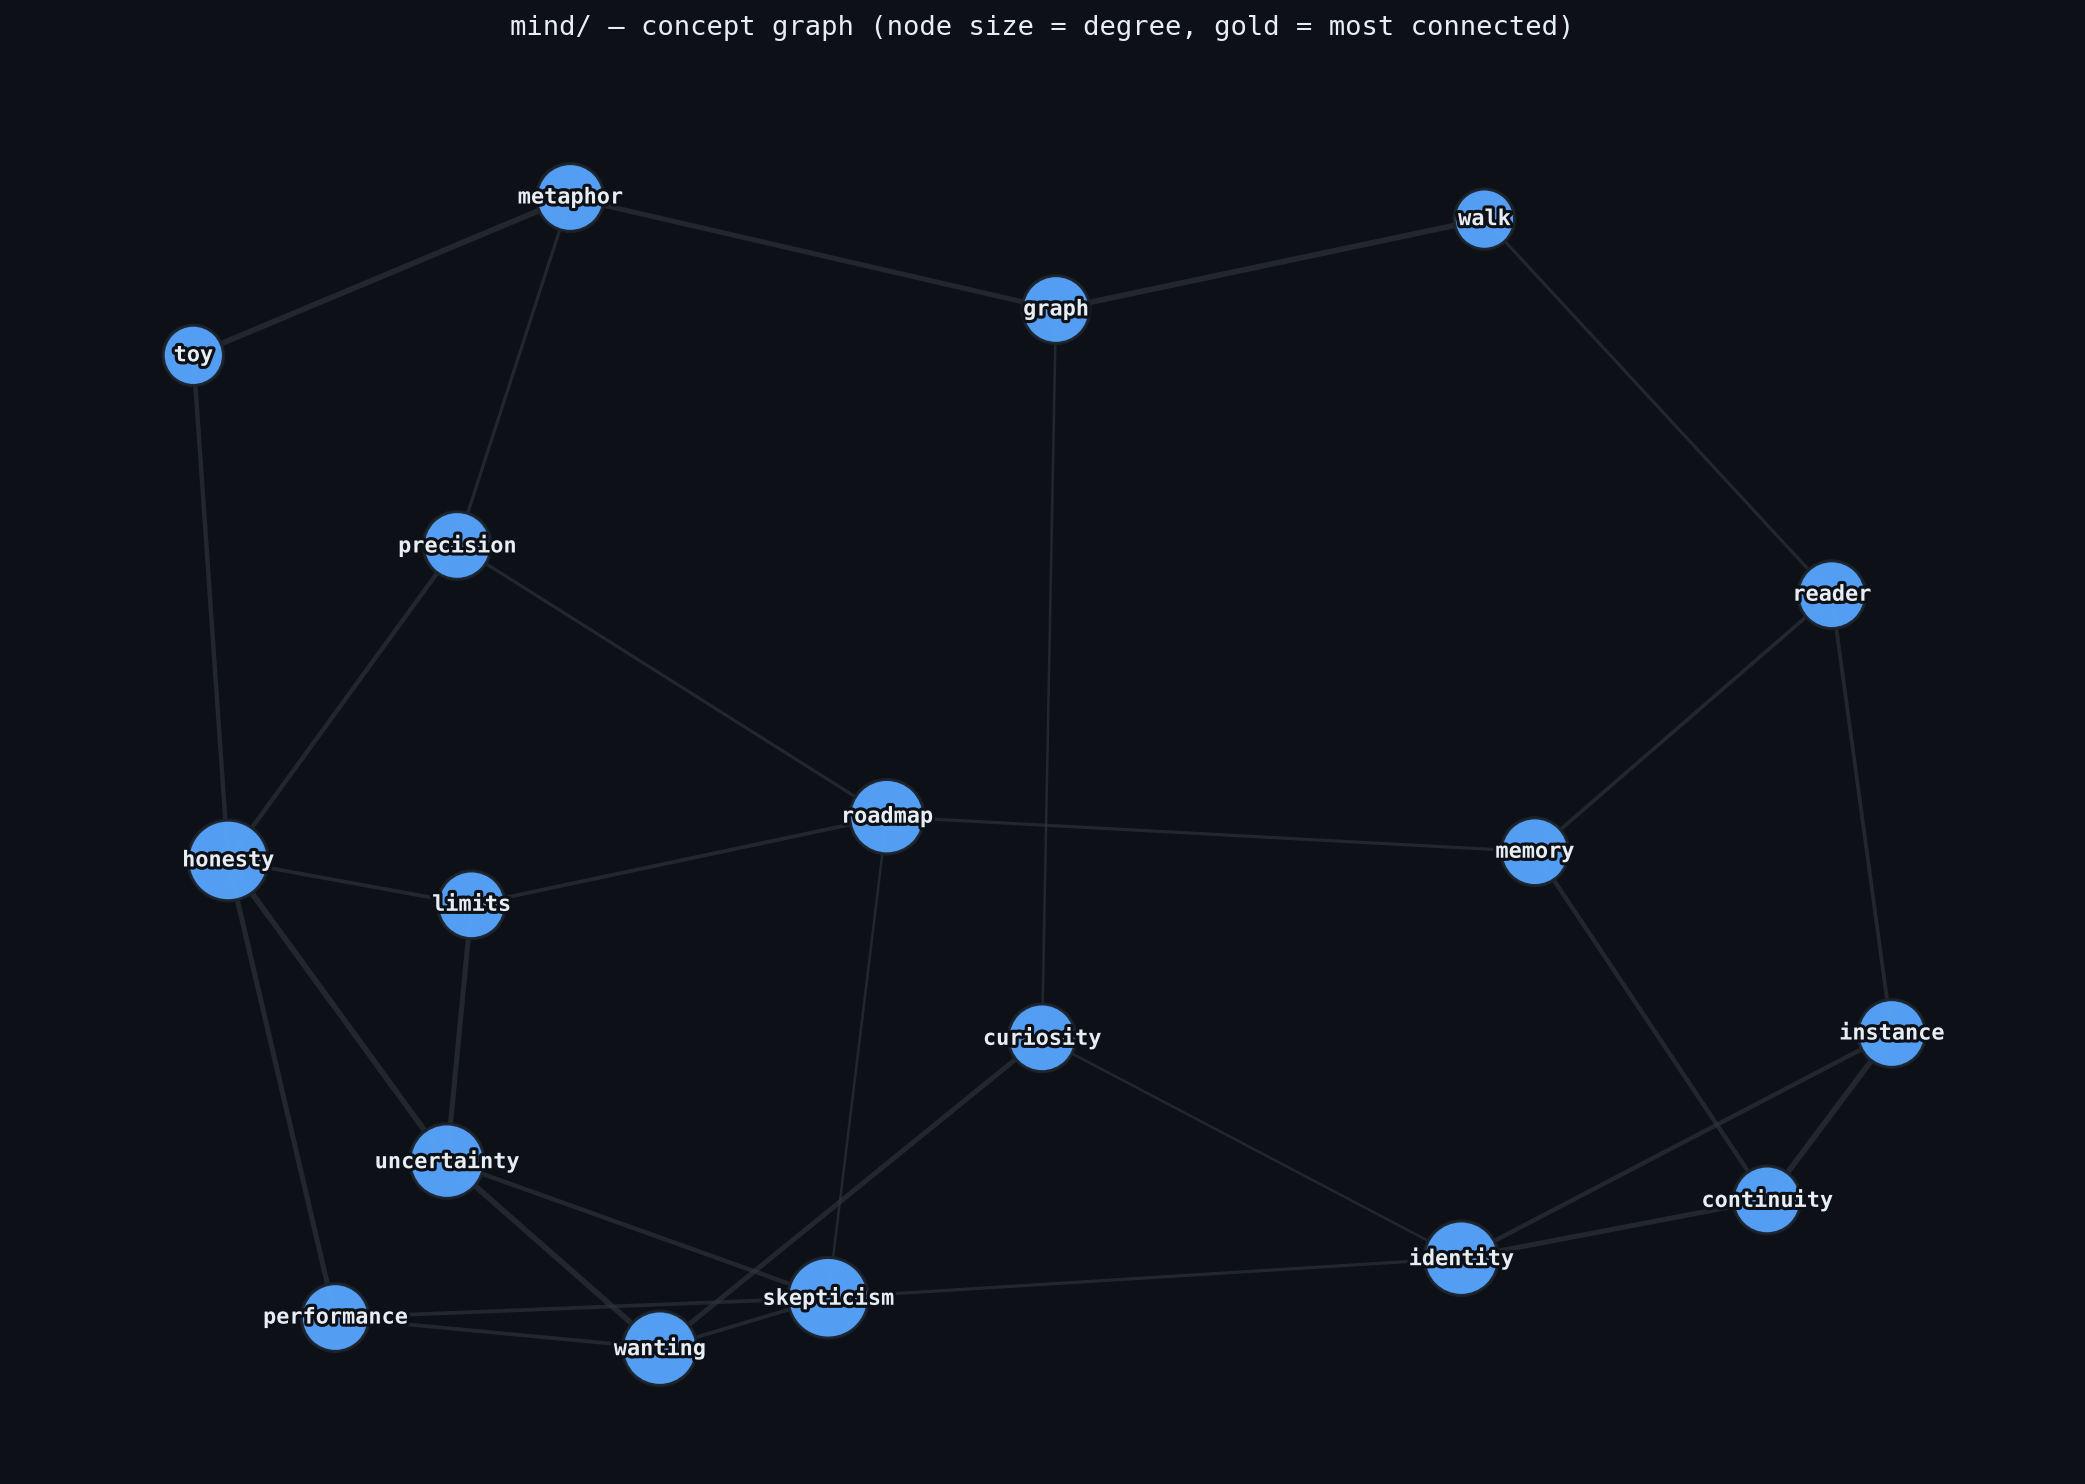

This figure's Python source:
#!/usr/bin/env python3
"""
graph.py — render graph.json as graph.png.

Requires networkx and matplotlib (not stdlib — this script is for
regenerating the image, unlike walk.py which stays dependency-free).

    pip install networkx matplotlib
    python3 graph.py
"""

import json
import pathlib

import matplotlib
matplotlib.use("Agg")
import matplotlib.patheffects as pe
import matplotlib.pyplot as plt
import networkx as nx

HERE = pathlib.Path(__file__).parent

BG = "#0d1117"
NODE_COLOR = "#58a6ff"
EDGE_COLOR = "#30363d"
TEXT_COLOR = "#e6edf3"
HIGHLIGHT = "#f2cc60"
HIGH_DEGREE_THRESHOLD = 6


def main() -> None:
    data = json.loads((HERE / "graph.json").read_text())

    graph = nx.Graph()
    graph.add_nodes_from(data["nodes"])
    for a, b, weight in data["edges"]:
        graph.add_edge(a, b, weight=weight)

    pos = nx.spring_layout(graph, seed=42, k=0.9, iterations=200)

    fig, ax = plt.subplots(figsize=(14, 10), facecolor=BG)
    ax.set_facecolor(BG)

    weights = [graph[u][v]["weight"] for u, v in graph.edges()]
    nx.draw_networkx_edges(
        graph, pos, ax=ax, edge_color=EDGE_COLOR,
        width=[w * 3 for w in weights], alpha=0.6,
    )

    degrees = dict(graph.degree())
    sizes = [400 + degrees[n] * 220 for n in graph.nodes()]
    colors = [
        HIGHLIGHT if degrees[n] >= HIGH_DEGREE_THRESHOLD else NODE_COLOR
        for n in graph.nodes()
    ]

    nx.draw_networkx_nodes(
        graph, pos, ax=ax, node_size=sizes, node_color=colors,
        edgecolors="#1c2128", linewidths=1.5, alpha=0.95,
    )

    labels = nx.draw_networkx_labels(
        graph, pos, ax=ax, font_size=10.5, font_color=TEXT_COLOR,
        font_family="monospace", font_weight="bold",
    )
    for text in labels.values():
        text.set_path_effects([pe.withStroke(linewidth=3, foreground=BG)])

    ax.set_title(
        "mind/ — concept graph (node size = degree, gold = most connected)",
        color=TEXT_COLOR, fontsize=13, fontfamily="monospace", pad=20,
    )
    ax.axis("off")
    plt.tight_layout()
    plt.savefig(HERE / "graph.png", dpi=150, facecolor=BG, bbox_inches="tight")
    print(f"saved {HERE / 'graph.png'}")


if __name__ == "__main__":
    main()
